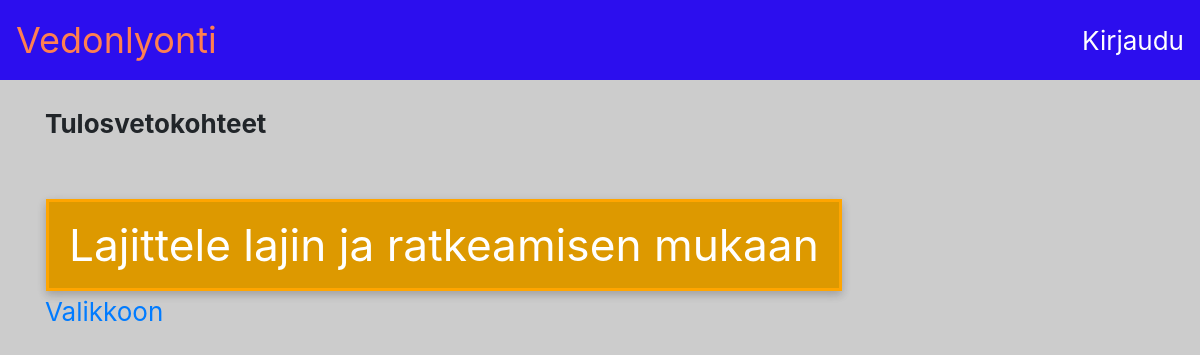
The app's page /tapahtuma/tulosveto/group/, older data.
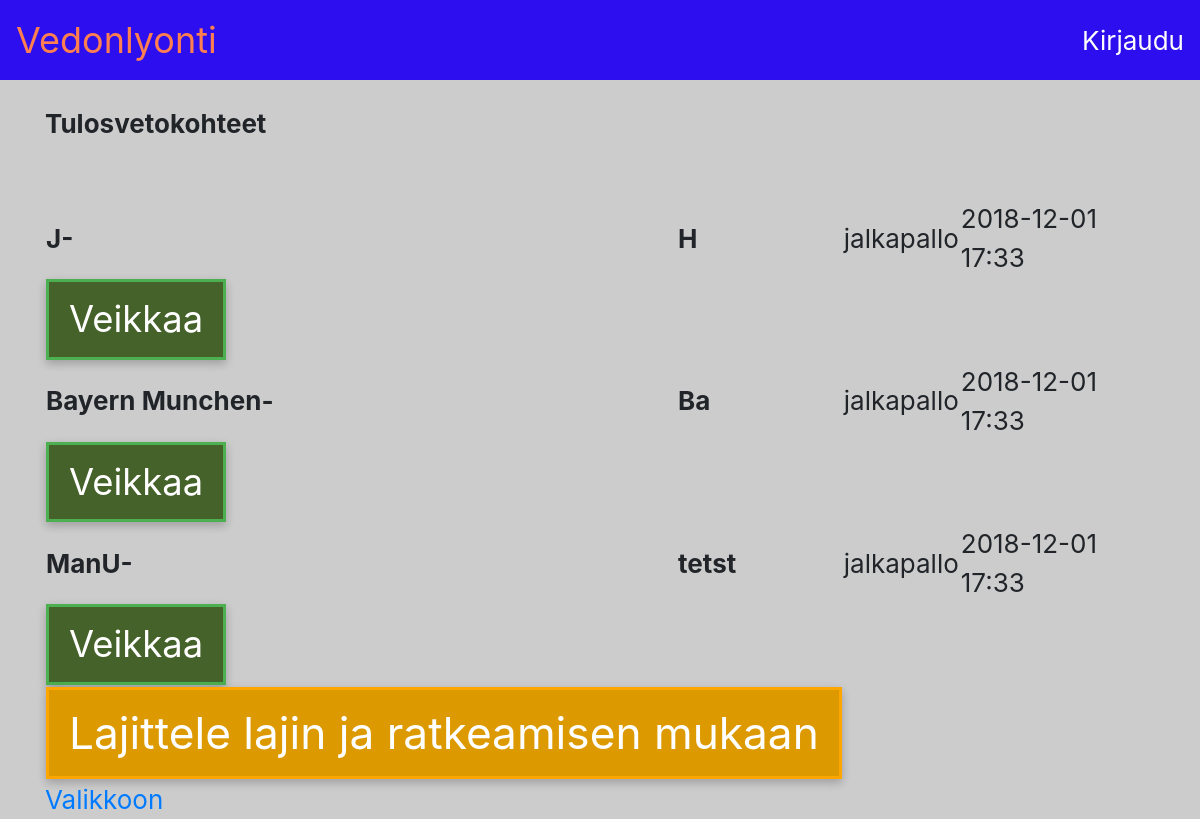
The same page, newer data.
### application/laji/models.py (models this page shows, shortened)
class Laji(Base):
    nimi = db.Column(db.String, nullable=False)

### application/tapahtuma/models.py (models this page shows, shortened)
class Tapahtuma(Base):
    koti = db.Column(db.String, nullable=False)
    vieras = db.Column(db.String, nullable=False)
    kerroin1 = db.Column(db.DECIMAL, nullable=False)
    kerroinx = db.Column(db.DECIMAL, nullable=False)
    kerroin2 = db.Column(db.DECIMAL, nullable=False)
    laji_id = db.Column(db.Integer, db.ForeignKey('laji.id'),
                           nullable=False)
    date_expire = db.Column(db.DateTime)
    active = db.Column(db.Boolean, nullable= False)
    tulos = db.Column(db.String, nullable=False)
    live = db.Column(db.Boolean, nullable= False)
    @staticmethod
    def haeTulosvetoTapahtumat_groupByLaji():
        present = datetime.now()
        stmt = text("SELECT tapahtuma.id, koti, vieras, laji_id, kerroin1, kerroin2, kerroinx, date_expire"
                    " FROM tapahtuma, laji"
                    " WHERE active = 1"
                    " AND laji.id = tapahtuma.laji_id"
                    " AND laji.id NOT IN (3)"
                    " GROUP BY date_expire ORDER BY laji.id"
                     )
        res = db.engine.execute(stmt)
        response = []
        for row in res:
            d = str(datetime.strptime(str(row[7]), '%Y-%m-%d %H:%M:%S.%f'))
            d = d[0:16]
            response.append({"id":row[0], "koti":row[1], "vieras":row[2], "laji":haeLaji(row[3]), "kerroin1":row[4], "kerroin2":row[5], "kerroinX":row[6], "date_expire":d})
        while(len(response) < 6):
            response.append({})
        return response

### application/tapahtuma/views.py (the view)
@app.route("/tapahtuma/tulosveto/group/", methods=["GET", "POST"])
def group_tulosveto_byLaji():
    tapahtumat = Tapahtuma.haeTulosvetoTapahtumat_groupByLaji()
    return render_template("tapahtumat/tulosveto.html",
    form=TapahtumaForm(), tapahtuma1=tapahtumat[0], tapahtuma2=tapahtumat[1],
    tapahtuma3=tapahtumat[2], tapahtuma4=tapahtumat[3],
    tapahtuma5=tapahtumat[4], tapahtuma6=tapahtumat[5])

### application/tapahtuma/forms.py
class TapahtumaForm(FlaskForm):
    moniveto1 = SelectField('Veikkaus', choices=ChoicesMoniveto)
    moniveto2 = SelectField('Veikkaus', choices=ChoicesMoniveto)
    moniveto3 = SelectField('Veikkaus', choices=ChoicesMoniveto)
    moniveto4 = SelectField('Veikkaus', choices=ChoicesMoniveto)
    moniveto5 = SelectField('Veikkaus', choices=ChoicesMoniveto)
    moniveto6 = SelectField('Veikkaus', choices=ChoicesMoniveto)
    tulosveto_koti = SelectField('Veikkaus', choices=ChoicesTulosveto)
    tulosveto_vieras = SelectField('Veikkaus', choices=ChoicesTulosveto)
    panos = SelectField('Panos', choices=[('1','1.00'), ('2','2.00'), ('3','3.00'), ('5','5.00'), ('10','10.00'), ('20','20.00')])
    class Meta:
        csrf = False

### application/tapahtuma/models.py (called while the page is built)
def haeLaji(laji_id=0):
        stmt = text("SELECT nimi"
                    " FROM laji"
                     " WHERE id = :id"
                     ).params(id = laji_id)
        res = db.engine.execute(stmt)
        response = []
        for row in res:
            response.append({"nimi":row[0]})
        return response[0]["nimi"]

### application/templates/tapahtumat/tulosveto.html (shortened to what this page needs)
{% extends "layout.html" %}
{% block body %}
<p><b>Tulosvetokohteet</b></p>
<br>
  <table>
        {% if tapahtuma1.koti %}
        <tr>
          <th>{{ tapahtuma1.koti }}-</th>
          <th>{{ tapahtuma1.vieras }}</th>
          <td>{{ tapahtuma1.laji }}</td>
          <td>{{ tapahtuma1.date_expire }}</td>
          </tr>
          <form method="POST" action="{{ url_for('ready_tulosveto', tapahtuma_id=tapahtuma1.id) }}">
          <tr>
                <td colspan="2">
            <input type="submit" class="btn-green" value="Veikkaa"/>
                </td>
              </tr>
          </form>
          {% endif %}
          {% if tapahtuma2.koti %}
          <tr>
              <th>{{ tapahtuma2.koti }}-</th>
              <th>{{ tapahtuma2.vieras }}</th>
              <td>{{ tapahtuma2.laji }}</td>
              <td>{{ tapahtuma2.date_expire }}</td>
              </tr>
              <form method="POST" action="{{ url_for('ready_tulosveto', tapahtuma_id=tapahtuma2.id) }}">
              <tr>
                    <td colspan="2">
                <input type="submit" class="btn-green" value="Veikkaa"/>
                    </td>
                  </tr>
              </form>
              {% endif %}
              {% if tapahtuma3.koti %}
              <tr>
          <th>{{ tapahtuma3.koti }}-</th>
          <th>{{ tapahtuma3.vieras }}</th>
          <td>{{ tapahtuma3.laji }}</td>
          <td>{{ tapahtuma3.date_expire }}</td>
          </tr>
          <form method="POST" action="{{ url_for('ready_tulosveto', tapahtuma_id=tapahtuma3.id) }}">
          <tr>
                <td colspan="2">
            <input type="submit" class="btn-green" value="Veikkaa"/>
                </td>
              </tr>
          </form>
          {% endif %}
                    <form method="POST" action="{{ url_for('group_tulosveto_byLaji') }}">
                        <tr>
                            <td colspan="2">
                        <input type="submit" class="btn-orange" value="Lajittele lajin ja ratkeamisen mukaan"/>
                            </td>
                          </tr>
                      </form>
</table>
<a href="{{ url_for('index') }}">Valikkoon</a>
{% endblock %}

Row changes from the older to the newer data that the page shows:
now on this page (row unchanged): Laji: laji "jalkapallo"
added Tapahtuma: koti "Bayern Munchen", vieras "Ba"
added Tapahtuma: koti "ManU", vieras "tetst"
Text that changed along with them:
{{ tapahtuma1.koti }}: (not shown) → "J"
{{ tapahtuma1.vieras }}: (not shown) → "H"
{{ tapahtuma1.date_expire }}: (not shown) → "2018-12-01 17:33"
form field value: (not shown) → "Veikkaa"
{{ tapahtuma2.date_expire }}: (not shown) → "2018-12-01 17:33"
{{ tapahtuma3.date_expire }}: (not shown) → "2018-12-01 17:33"
